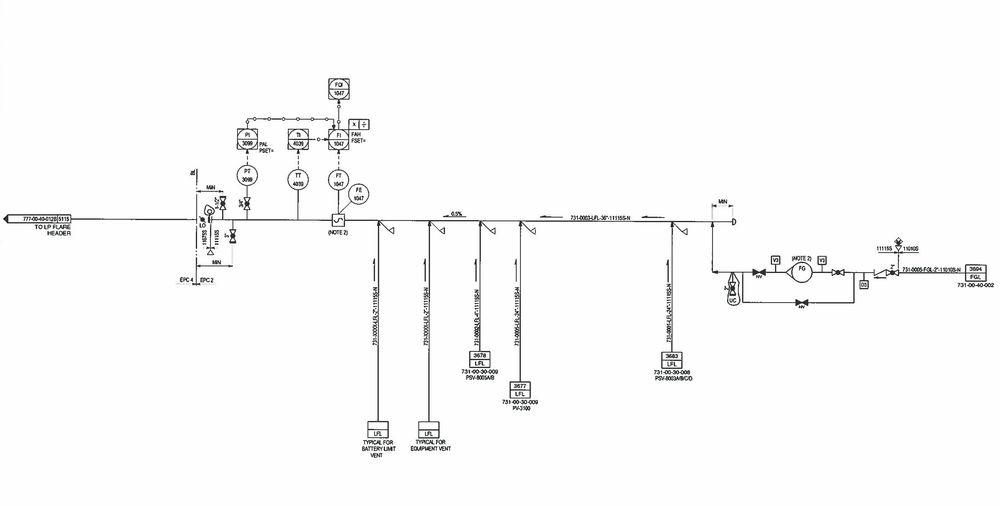
#> input picture Method-4/input.png, 1000 x 506 px, shrunk from 2400 x 1214 before the run
$ python main.py input.png
#> lines starting #> are read from the running program, lines starting #| are printed output that depends on the picture; after the words box and inside, x2 and y2 are one past the last pixel; in counts of white or black regions, pixels touching at a corner belong together
import cv2
import numpy as np
import argparse

# Set up command-line argument for the image path
parser = argparse.ArgumentParser(description='Detect symbols in P&ID image')
parser.add_argument('image_path', type=str, help='Path to the P&ID image')
args = parser.parse_args()

# Read and preprocess the image
img = cv2.imread(args.image_path)
#> img is the input picture: shape (506, 1000, 3); mean B, G, R 250.1, 250.1, 250.1
if img is None:
    print(f"Error: Could not load image from {args.image_path}")
    exit(1)

gray = cv2.cvtColor(img, cv2.COLOR_BGR2GRAY)
blur = cv2.GaussianBlur(gray, (5, 5), 0)
thresh = cv2.adaptiveThreshold(blur, 255, cv2.ADAPTIVE_THRESH_GAUSSIAN_C,
                               cv2.THRESH_BINARY_INV, 11, 2)
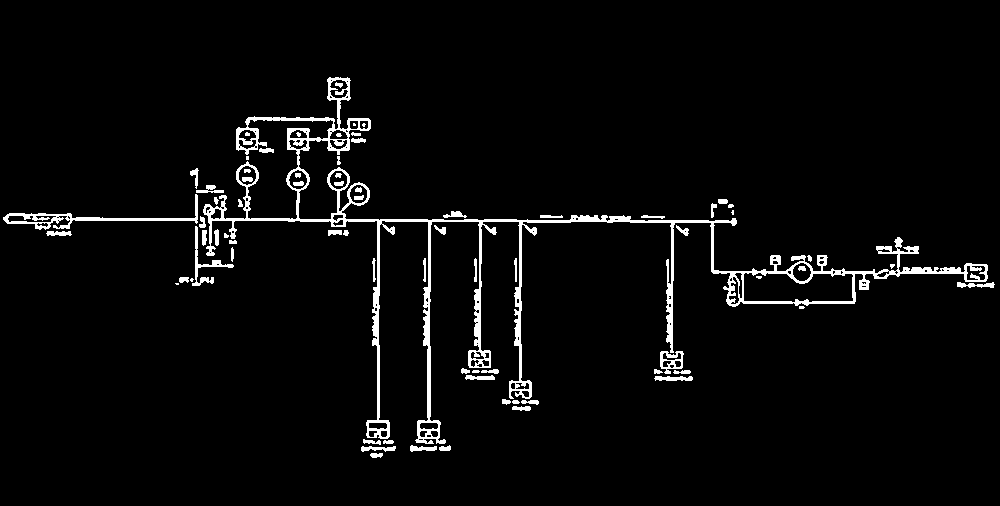
#> thresh: shape (506, 1000); 3.6% white; 75 white regions (13 under 20 px), largest, box (x1, y1, x2, y2) and area: (203, 77, 988, 444) 12890, (3, 194, 198, 230) 1035, (192, 226, 234, 286) 396

# Edge detection for line analysis
edges = cv2.Canny(gray, 50, 150)
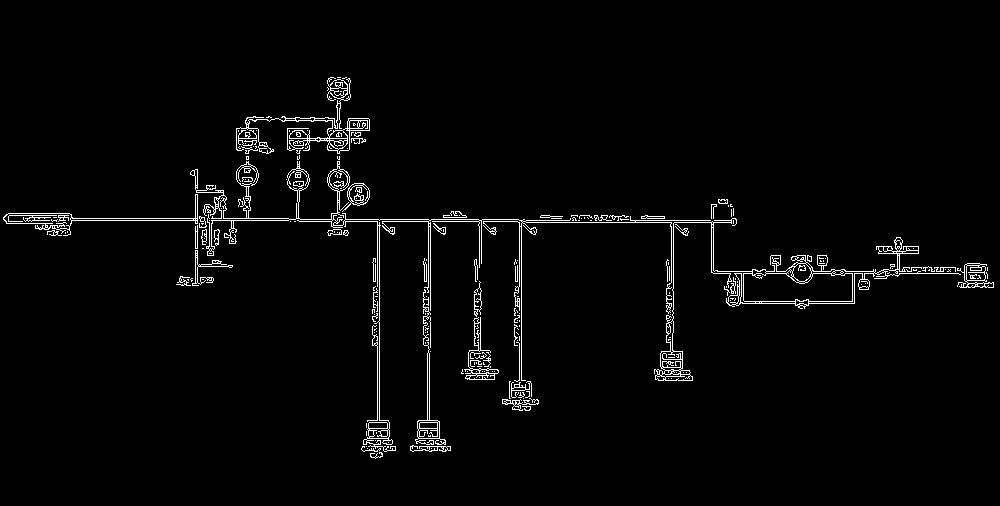
#> edges: shape (506, 1000); 2.4% white in thin lines or dots, all inside (x1, y1, x2, y2) = (3, 77, 994, 459)

# Find contours using RETR_LIST to detect all contours, including nested ones
contours, _ = cv2.findContours(thresh, cv2.RETR_LIST, cv2.CHAIN_APPROX_SIMPLE)
#> contours = 182 contours, 91 with area under 20; largest, box (x1, y1, x2, y2) and area: (203, 77, 988, 444) 16214, (743, 272, 854, 303) 2846, (3, 194, 198, 230) 985, (660, 351, 684, 374) 360, (288, 169, 308, 190) 277

# Define the background color (assuming white; adjust if needed)
background_color = (255, 255, 255)  # BGR format: White (common in P&ID)

# Create an output image filled with the background color
output = np.full_like(img, background_color)

# Get image dimensions and set size constraints
img_height, img_width = img.shape[:2]
#> img_height = 506; img_width = 1000
max_width = img_width / 2
#> max_width = 500
max_height = img_height / 2
#> max_height = 253

# Function to classify symbols with adaptive epsilon
def classify_symbol(contour, edges):
    x, y, w, h = cv2.boundingRect(contour)
    if w > max_width or h > max_height:
        return None

    area = cv2.contourArea(contour)
    perimeter = cv2.arcLength(contour, True)
    aspect = float(w) / h if h != 0 else 0
    roi = edges[y:y+h, x:x+w]

    # Adaptive epsilon: smaller for smaller perimeters
    epsilon = 0.01 * perimeter if perimeter > 100 else 0.02 * perimeter
    approx = cv2.approxPolyDP(contour, epsilon, True)
    vertices = len(approx)

    # Circle detection
    circularity = 4 * np.pi * area / (perimeter * perimeter) if perimeter > 0 else 0
    if vertices >= 6 and circularity > 0.7:
        if area < 200:
            return "Small Circle"
        return "Circle"

    # Triangle detection
    if vertices == 3:
        return "Triangle"

    # Other shapes (e.g., square, rectangle)
    if vertices == 4:
        if 0.95 < aspect < 1.05:
            return "Square"
        return "Rectangle"

    # Line types (optional for P&ID context)
    line_thickness = np.mean(roi) if roi.size > 0 else 0
    if line_thickness > 10:
        if cv2.countNonZero(roi) / (w * h) > 0.3:
            return "Thick Line"
        return "Solid Line"
    elif line_thickness > 2:
        if cv2.countNonZero(roi) / (w * h) < 0.2:
            return "Dashed Line"
        return "Thin Line"

    # P&ID-specific symbols (examples)
    if area > 1000:
        if vertices == 4 and 0.8 < aspect < 1.2:
            return "Tank/Vessel"
        elif vertices > 6 and 0.8 < aspect < 1.2:
            return "Instrument Circle"
    elif area > 200:
        if vertices == 3 and aspect > 1.5:
            return "Arrow"
        elif vertices == 4 and 0.8 < aspect < 1.2:
            return "Cross"

    return "Unknown"

# Detect and bound symbols
symbols = {}
min_area = 10  # Minimum area to detect small symbols (including triangles)

for contour in contours:
    area = cv2.contourArea(contour)
    if area > min_area:
        x, y, w, h = cv2.boundingRect(contour)
        symbol_type = classify_symbol(contour, edges)

        if symbol_type and w <= max_width and h <= max_height:
            if symbol_type not in symbols:
                symbols[symbol_type] = []
            symbols[symbol_type].append((x, y, w, h))

            # Copy the symbol region from the original image to the output
            output[y:y+h, x:x+w] = img[y:y+h, x:x+w]
#> this loop made 182 passes
#> (perimeter in classify_symbol, aspect in classify_symbol, epsilon in classify_symbol) on passes 1, 2, 3, 4, 5, 7, 13, 14, 15, 16, 18, 20: (30.73, 2.6, 0.615), (82.28, 5.83, 1.65), (29.9, 2, 0.598), (64.38, 3.86, 1.29), (25.9, 2.75, 0.518), (46.38, 3, 0.928), (48.97, 2.5, 0.979), (48.73, 2.5, 0.975), (44.14, 3.8, 0.883), (41.56, 3.6, 0.831), (23.07, 1.5, 0.461), (52.63, 1.88, 1.05)
#> (perimeter in classify_symbol, aspect in classify_symbol, epsilon in classify_symbol) on passes 9, 10, 11, 12, 19, 21: (25.31, 1.12, 0.506), (25.9, 1.12, 0.518), (24.49, 1, 0.49), (28.49, 1.25, 0.57), (25.31, 1.12, 0.506), (20.49, 0.75, 0.41)
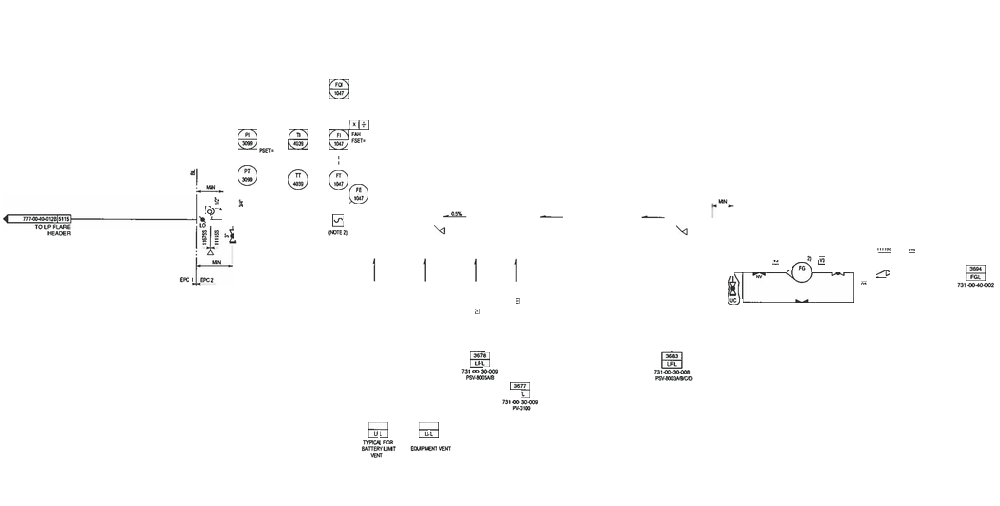
#> output: shape (506, 1000, 3); mean B, G, R 252.9, 252.9, 252.9

# Save the result
cv2.imwrite('pid_symbols_only.jpg', output)

# Print detected symbols summary
print("\nDetected Symbols (coordinates only):")
for symbol_type, boxes in symbols.items():
    print(f"{symbol_type}: {len(boxes)} instances")
    for i, (x, y, w, h) in enumerate(boxes, 1):
        print(f"  {i}. Position: ({x}, {y}), Size: ({w}x{h})")
#> this loop made 7 passes
#> (symbol_type, boxes) on passes 5 to 7: ('Triangle', [(474, 258, 3, 24)]), ('Rectangle', [(423, 258, 3, 24), (372, 258, 4, 24)]), ('Unknown', [(231, 247, 3, 15)])
#> (printed output is left out)

# Display the result
cv2.imshow('P&ID Symbols Only', output)
cv2.waitKey(0)
cv2.destroyAllWindows()
